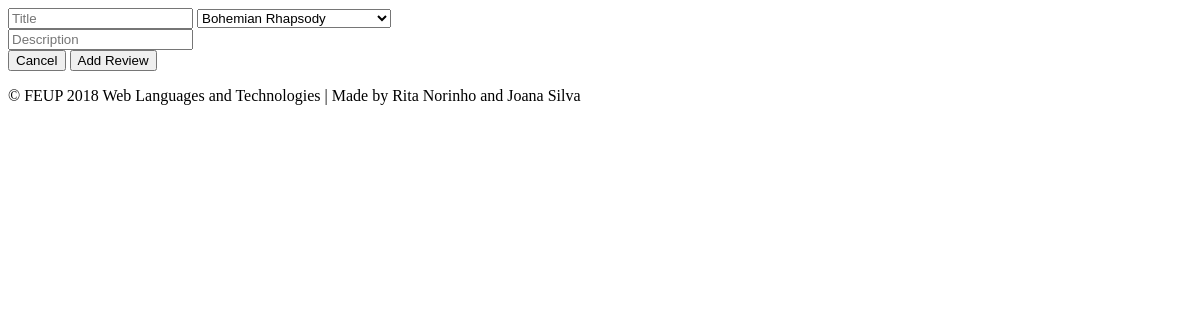
The app's page /pages/reviews.php?movie_id=4 (signed in), older data.
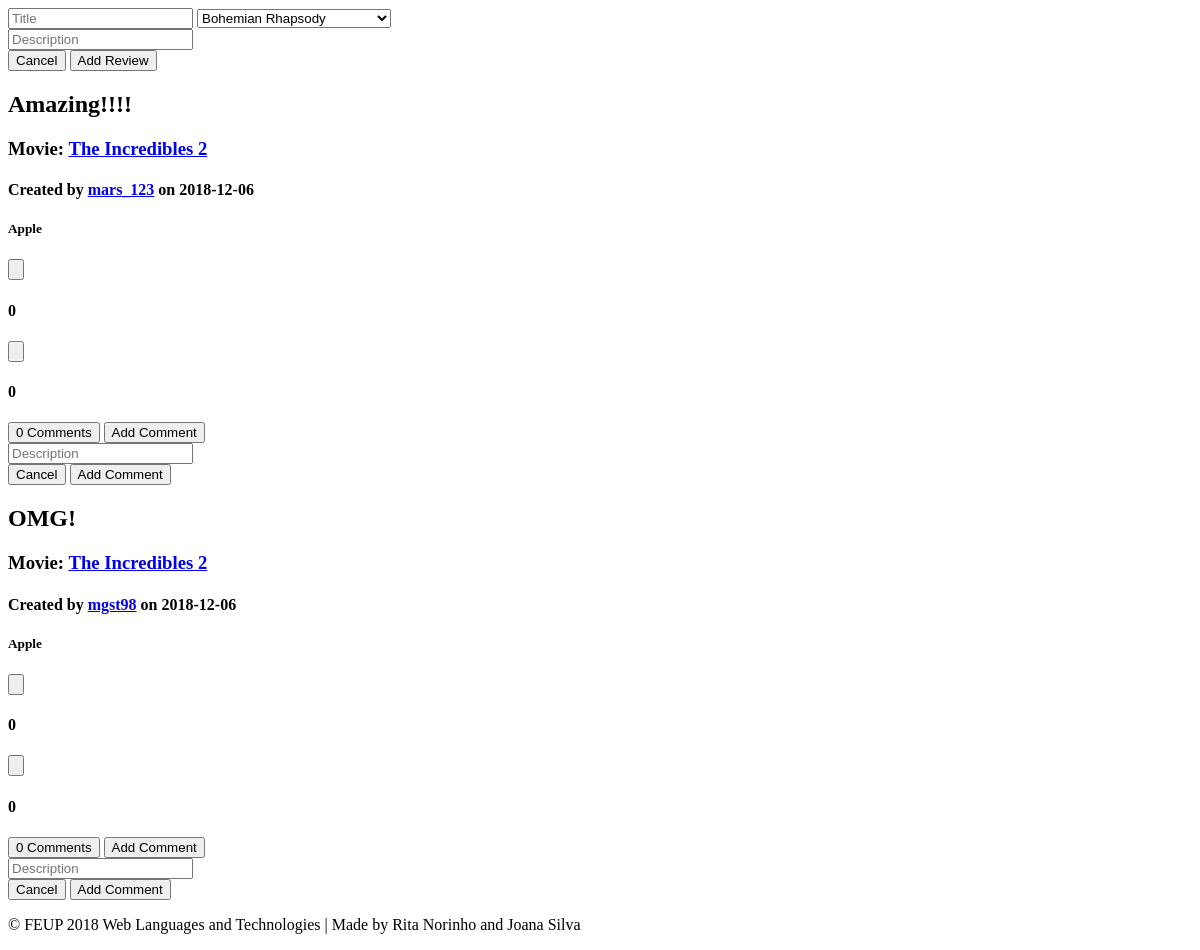
The same page, newer data.
### tables this page shows
CREATE TABLE Review (
    ID          INTEGER PRIMARY KEY AUTOINCREMENT,
    Title       STRING  NOT NULL,
    UserID      INTEGER REFERENCES User(ID) ON DELETE CASCADE,
    MovieID     INTEGER REFERENCES Movie(ID) ON DELETE CASCADE,
    ReviewDate  DATE NOT NULL,
    Description STRING NOT NULL
    
);

### database/db_movies.php (called while the page is built, shortened)
<?php
  function getAllMovies(){
    $db = Database::instance()->db();
    try {
      $stmt = $db->prepare('SELECT * FROM Movie ORDER BY ReleaseYear DESC');
      $stmt->execute();
     $rows = $stmt->fetchAll();
    return $rows;
    }catch(PDOException $e) {
      return -1;
    }
  }

### pages/reviews.php (called while the page is built, shortened)
<?php
    include_once('../templates/common/tpl_footer.php');
    include_once('../templates/tpl_draw_reviews.php');
    include_once('../database/db_movies.php');
    include_once('../database/db_reviews.php');
    $movieID = $_GET['movie_id'];
    $all_reviews= getAllReviewsMovie($movieID);
    foreach ($all_reviews as $k => $review){
        $all_reviews[$k]['MovieName'] = getMovieName($review['MovieID']);
        $all_reviews[$k]['UserName'] = getUsername($review['UserID']);
        $all_reviews[$k]['NumberComments']=getNumberComments($review['ID']);
        $all_reviews[$k]['Heart'] = getLikesReview($review['ID']);
        $all_reviews[$k]['Dislike'] = getDislikesReview($review['ID']);
        $all_reviews[$k]['Comments']=getCommentsReview($review['ID']);
    }
    draw_reviews($all_reviews);
    ?>

### database/db_reviews.php (called while the page is built, shortened)
<?php
function getAllReviewsMovie($movieId){
    try{
        $db = Database::instance()->db();
        $stmt = $db->prepare('SELECT * FROM Review WHERE MovieID = ?');
        $stmt->execute(array($movieId));
        $allReviews= $stmt->fetchAll();
        return $allReviews;
    }catch(PDOException $e) {
        return -1;
    }
}
?>

### templates/tpl_movies.php (the view)
<?php include_once(__DIR__.'../../database/db_movies.php');?>
<?php function select_movies() {
$movies=getAllMovies();?>
<?php foreach($movies as $movie){?>
   <option value="<?php echo $movie['Name']; ?>"><?php echo $movie['Name']; ?></option>
   <?php }?>
<?php }?>

### templates/tpl_draw_reviews.php (shortened to what this page needs)
 <?php include_once(__DIR__.'/tpl_review.php');
         ?>
<body>
    <?php function draw_reviews($reviews){?>
    <?php foreach($reviews as $review){?>
        <article data-id="<?=$review['ID']?>" user-id="<?=$review['UserID']?>">
        <div class="review_info">
             <h2><?=$review['Title']?> </h2>
            <h3> Movie: <a href="movie.php?movie_id=<?php echo htmlentities($review['MovieID'])?>"><?=$review['MovieName']?></a> </h3>
            <h4> Created by
            <a href="profile.php?username=<?php echo htmlentities($review['UserName'])?>"><?=$review['UserName']?></a>
            on <?=$review['ReviewDate']?></h4>
        </div>
        <div class="review_content">
            <h5><?=$review['Description']?></h5>
        </div>
        <div class="review_likes">
                <div class="likes">
                    <input type="button">
                    <h4><span class="fas fa-heart" ></span>
                    <?=$review['Heart']?></h4>
                </div>
                <div class="dislikes">
                    <input type="button">
                    <h4><span class="fas fa-heartbeat"></span>
                    <?=$review['Dislike']?></h4>
                </div>
        </div>
         <div class="comments">
            <input type="button" onclick ="openBox('Show Comments')" value="<?=$review['NumberComments']?> Comments">
            <input type="button" onclick="openBox('Add Comment')" value="Add Comment">
            <div id="add_comment" data-id="<?=$review['ID']?>" class="popup">
                <div class="popup-content">
                 <form method="post" id="addCommentForm">
                    <input type="textarea" id="description" placeholder="Description" required><br>
                    <input onclick="closeBox('Add Comment')" type="button" value="Cancel">
                    <input  type="submit" value="Add Comment">
                </form>
                </div>
            </div>
        </div>
        </article>
        <?php }?>
    <?php }?>
</body>

Row changes from the older to the newer data that the page shows:
added review: Title "Amazing!!!!", MovieName "The Incredibles 2", UserName "mars_123", ReviewDate "2018-12-06", Description "Apple", Heart "0", Dislike "0"
added review: Title "OMG!", MovieName "The Incredibles 2", UserName "mgst98", ReviewDate "2018-12-06", Description "Apple", Heart "0", Dislike "0"
